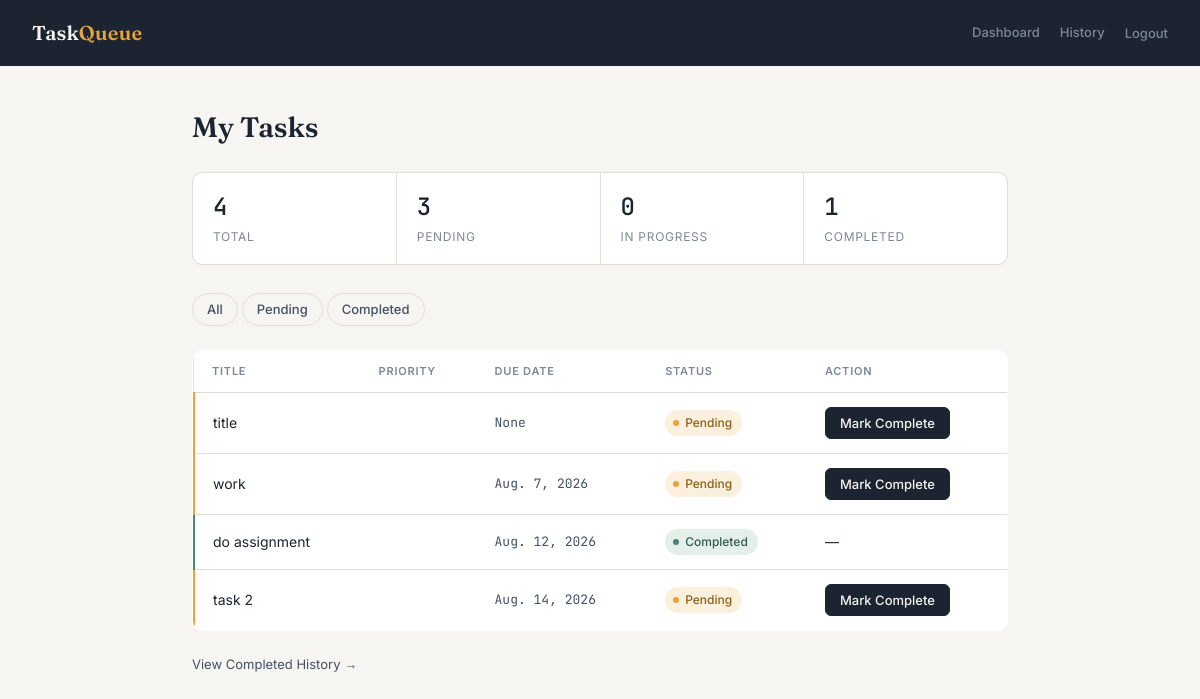
Screenshot of /employee/ (signed in) with the database file from the repository.
### Employee_Task_ToDo/models.py (models this page shows, shortened)
class Task(models.Model):
    STATUS_CHOICES = (
        ('pending', 'Pending'),
        ('in_progress', 'In Progress'),
        ('completed', 'Completed'),
    )
    title = models.CharField(max_length=200)
    description = models.TextField(blank=True)
    assigned_to = models.ForeignKey(User, related_name='tasks_assigned', on_delete=models.CASCADE)
    assigned_by = models.ForeignKey(User, related_name='tasks_created', on_delete=models.CASCADE)
    status = models.CharField(max_length=11, choices=STATUS_CHOICES, default='pending')
    due_date = models.DateField(null=True, blank=True)
    created_at = models.DateTimeField(auto_now_add=True)
    completed_at = models.DateTimeField(null=True, blank=True)

### Employee_Task_ToDo/views.py (the view)
# urls.py: path('', views.employee_dashboard, name='home'),
@login_required
def employee_dashboard(request):
    tasks = Task.objects.filter(assigned_to=request.user).order_by('due_date')
    status_filter = request.GET.get('status')
    if status_filter:
        tasks = tasks.filter(status=status_filter)
    context = {
        'tasks': tasks,
        'total_count': Task.objects.filter(assigned_to=request.user).count(),
        'pending_count': Task.objects.filter(assigned_to=request.user, status='pending').count(),
        'in_progress_count': Task.objects.filter(assigned_to=request.user, status='in_progress').count(),
        'completed_count': Task.objects.filter(assigned_to=request.user, status='completed').count(),
    }
    return render(request, 'employee_side/dashboard.html', context)

### templates/employee_side/dashboard.html (shortened to what this page needs)
{% extends 'base.html' %}
{% block content %}
<h2>My Tasks</h2>
<div class="summary">
  <div class="stat"><span class="num">{{ total_count }}</span><span class="label">Total</span></div>
  <div class="stat"><span class="num">{{ pending_count }}</span><span class="label">Pending</span></div>
  <div class="stat"><span class="num">{{ in_progress_count }}</span><span class="label">In Progress</span></div>
  <div class="stat"><span class="num">{{ completed_count }}</span><span class="label">Completed</span></div>
</div>
<div class="filters">
  <a href="{% url 'employee:dashboard' %}">All</a>
  <a href="?status=pending">Pending</a>
  <a href="?status=completed">Completed</a>
</div>
<table>
  <thead>
    <tr>
      <th>Title</th>
      <th>Priority</th>
      <th>Due Date</th>
      <th>Status</th>
      <th>Action</th>
    </tr>
  </thead>
  <tbody>
    {% for task in tasks %}
    <tr class="status-{{ task.status }}">
      <td><a href="{% url 'employee:task_detail' task.id %}">{{ task.title }}</a></td>
      <td>{{ task.priority }}</td>
      <td class="due">{{ task.due_date }}</td>
      <td><span class="badge {{ task.status }}">{{ task.get_status_display }}</span></td>
      <td>
        {% if task.status != 'completed' %}
        <form method="post" action="{% url 'employee:mark_task_complete' task.id %}">
          <button type="submit">Mark Complete</button>
        </form>
        {% else %}
          &mdash;
        {% endif %}
      </td>
    </tr>
    {% empty %}
    <tr><td colspan="5">No tasks assigned yet.</td></tr>
    {% endfor %}
  </tbody>
</table>
<a class="back-link" href="{% url 'employee:history' %}">View Completed History →</a>
{% endblock %}

### templates/base.html (style rules this page uses)
:root { --ink: #1B2430; --paper: #F7F5F1; --slate: #445064; --slate-light: #7C879A; --amber: #E8A33D; --sage: #4C8577; --coral: #C1543C; --line: #E1DDD3; --card: #FFFFFF; }
* { box-sizing: border-box; }
body { margin: 0; background: var(--paper); color: var(--ink); font-family: 'Inter', sans-serif; font-size: 15px; line-height: 1.5; }
h1, h2, h3 { font-family: 'Fraunces', serif; font-weight: 600; margin: 0; }
a { color: var(--ink); text-decoration: none; }
h2 { font-size: 28px; margin-bottom: 24px; }
.summary { display: flex; gap: 1px; background: var(--line); border: 1px solid var(--line); border-radius: 10px; overflow: hidden; margin-bottom: 28px; }
.summary .stat { flex: 1; background: var(--card); padding: 16px 20px; }
.summary .stat .num { font-family: 'JetBrains Mono', monospace; font-size: 24px; font-weight: 500; display: block; }
.summary .stat .label { font-size: 12px; text-transform: uppercase; letter-spacing: 0.06em; color: var(--slate-light); }
.filters { display: flex; gap: 4px; margin-bottom: 24px; }
.filters a { padding: 6px 14px; border-radius: 100px; font-size: 13px; font-weight: 500; color: var(--slate); border: 1px solid var(--line); }
table { width: 100%; border-collapse: collapse; background: var(--card); border-radius: 10px; overflow: hidden; border: 1px solid var(--line); }
thead th { text-align: left; font-size: 11px; text-transform: uppercase; letter-spacing: 0.07em; color: var(--slate-light); font-weight: 600; padding: 12px 18px; border-bottom: 1px solid var(--line); }
tbody tr { border-bottom: 1px solid var(--line); }
tbody tr:last-child { border-bottom: none; }
tbody td { padding: 14px 18px; font-size: 14px; vertical-align: middle; }
tbody tr td:first-child { border-left: 3px solid transparent; }
tbody tr.status-pending td:first-child { border-left-color: var(--amber); }
tbody tr.status-completed td:first-child { border-left-color: var(--sage); }
td.due { font-family: 'JetBrains Mono', monospace; font-size: 13px; color: var(--slate); }
.badge { display: inline-flex; align-items: center; gap: 6px; font-size: 12px; font-weight: 500; padding: 4px 10px 4px 8px; border-radius: 100px; }
.badge::before { content: ''; width: 6px; height: 6px; border-radius: 50%; }
.badge.pending { background: #FBF0DD; color: #8A5F16; }
.badge.pending::before { background: var(--amber); }
.badge.completed { background: #E4EFEA; color: #315B4F; }
.badge.completed::before { background: var(--sage); }
button, .btn { font-family: 'Inter', sans-serif; font-size: 13px; font-weight: 500; padding: 7px 14px; border-radius: 6px; border: 1px solid var(--ink); background: var(--ink); color: var(--paper); cursor: pointer; }
form { display: inline; }
.back-link { display: inline-block; margin-top: 24px; font-size: 13px; color: var(--slate); }

### rows the page displays
Task: title "title", due_date "None", status "Pending", shows "Mark Complete"
Task: title "work", due_date "Aug. 7, 2026", status "Pending", shows "Mark Complete"
Task: title "do assignment", due_date "Aug. 12, 2026", status "Completed"
Task: title "task 2", due_date "Aug. 14, 2026", status "Pending", shows "Mark Complete"

### other values shown
{{ total_count }} "4"
{{ pending_count }} "3"
{{ in_progress_count }} "0"
{{ completed_count }} "1"
